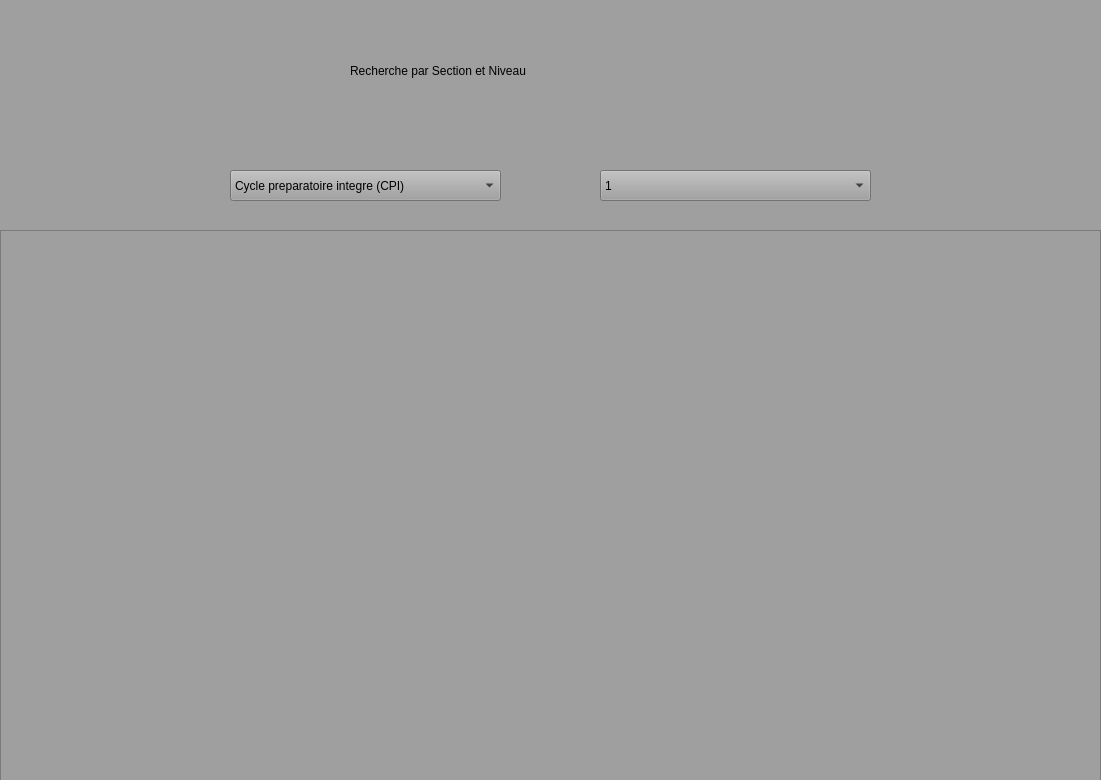
<?xml version="1.0" encoding="UTF-8"?>
<ui version="4.0">
 <class>Dialog</class>
 <widget class="QDialog" name="Dialog">
  <property name="geometry">
   <rect>
    <x>0</x>
    <y>0</y>
    <width>1101</width>
    <height>780</height>
   </rect>
  </property>
  <property name="windowTitle">
   <string>Dialog</string>
  </property>
  <property name="styleSheet">
   <string notr="true">font: 75 12pt &quot;Arial&quot;;background-color:#A09FA0;</string>
  </property>
  <widget class="QLabel" name="label_10">
   <property name="geometry">
    <rect>
     <x>350</x>
     <y>50</y>
     <width>421</width>
     <height>41</height>
    </rect>
   </property>
   <property name="layoutDirection">
    <enum>Qt::LeftToRight</enum>
   </property>
   <property name="styleSheet">
    <string notr="true">font: 75 22pt &quot;MS Shell Dlg 2&quot;;</string>
   </property>
   <property name="text">
    <string>Recherche par Section et Niveau</string>
   </property>
  </widget>
  <widget class="QComboBox" name="comboBoxNiveau">
   <property name="geometry">
    <rect>
     <x>600</x>
     <y>170</y>
     <width>271</width>
     <height>31</height>
    </rect>
   </property>
   <item>
    <property name="text">
     <string>1</string>
    </property>
   </item>
   <item>
    <property name="text">
     <string>2</string>
    </property>
   </item>
   <item>
    <property name="text">
     <string>3</string>
    </property>
   </item>
  </widget>
  <widget class="QComboBox" name="comboBoxSection">
   <property name="geometry">
    <rect>
     <x>230</x>
     <y>170</y>
     <width>271</width>
     <height>31</height>
    </rect>
   </property>
   <item>
    <property name="text">
     <string>Cycle preparatoire integre (CPI)</string>
    </property>
   </item>
   <item>
    <property name="text">
     <string>Diplome national d'ingenieur(ING)</string>
    </property>
   </item>
   <item>
    <property name="text">
     <string>Licence en sciences de l’informatique(L-I)</string>
    </property>
   </item>
   <item>
    <property name="text">
     <string>Licence en mathematiques appliquee (L-M)</string>
    </property>
   </item>
  </widget>
  <widget class="QTableView" name="tableView">
   <property name="geometry">
    <rect>
     <x>0</x>
     <y>230</y>
     <width>1101</width>
     <height>551</height>
    </rect>
   </property>
  </widget>
 </widget>
 <resources/>
 <connections/>
</ui>
